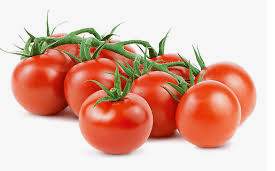
#> input picture tomatoes.png, 275 x 171 px
$ jupyter execute 'Video 28.ipynb'
#> lines starting #> are read from the running program, lines starting #| are printed output that depends on the picture; after the words box and inside, x2 and y2 are one past the last pixel; in counts of white or black regions, pixels touching at a corner belong together
[cell 1]
import numpy as np
import cv2

[cell 2]
img = cv2.imread("tomatoes.png", 1)
#> img is the input picture: shape (171, 275, 3); mean B, G, R 166.4, 181.3, 224
hsv = cv2.cvtColor(img, cv2.COLOR_BGR2HSV)
#> hsv: shape (171, 275, 3); mean H, S, V 11.9, 76.4, 227

res, thresh = cv2.threshold(hsv[:, :, 0], 25,255, cv2.THRESH_BINARY_INV)
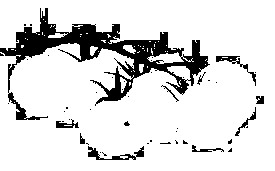
#> thresh: shape (171, 275); 86.4% white; 48 black regions (38 under 20 px), largest, box (x1, y1, x2, y2) and area: (0, 8, 210, 120) 5382, (88, 146, 144, 160) 258, (216, 56, 256, 86) 192
# extract all pixels that have  a hue of 25 or less

cv2.imshow("thresh", thresh)

cv2.waitKey(0)
cv2.destroyAllWindows()

[cell 3]
edges = cv2.Canny(img, 80, 70)
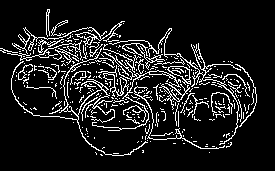
#> edges: shape (171, 275); 11.5% white in thin lines or dots, all inside (x1, y1, x2, y2) = (0, 9, 257, 156)
cv2.imshow("Canny", edges)
